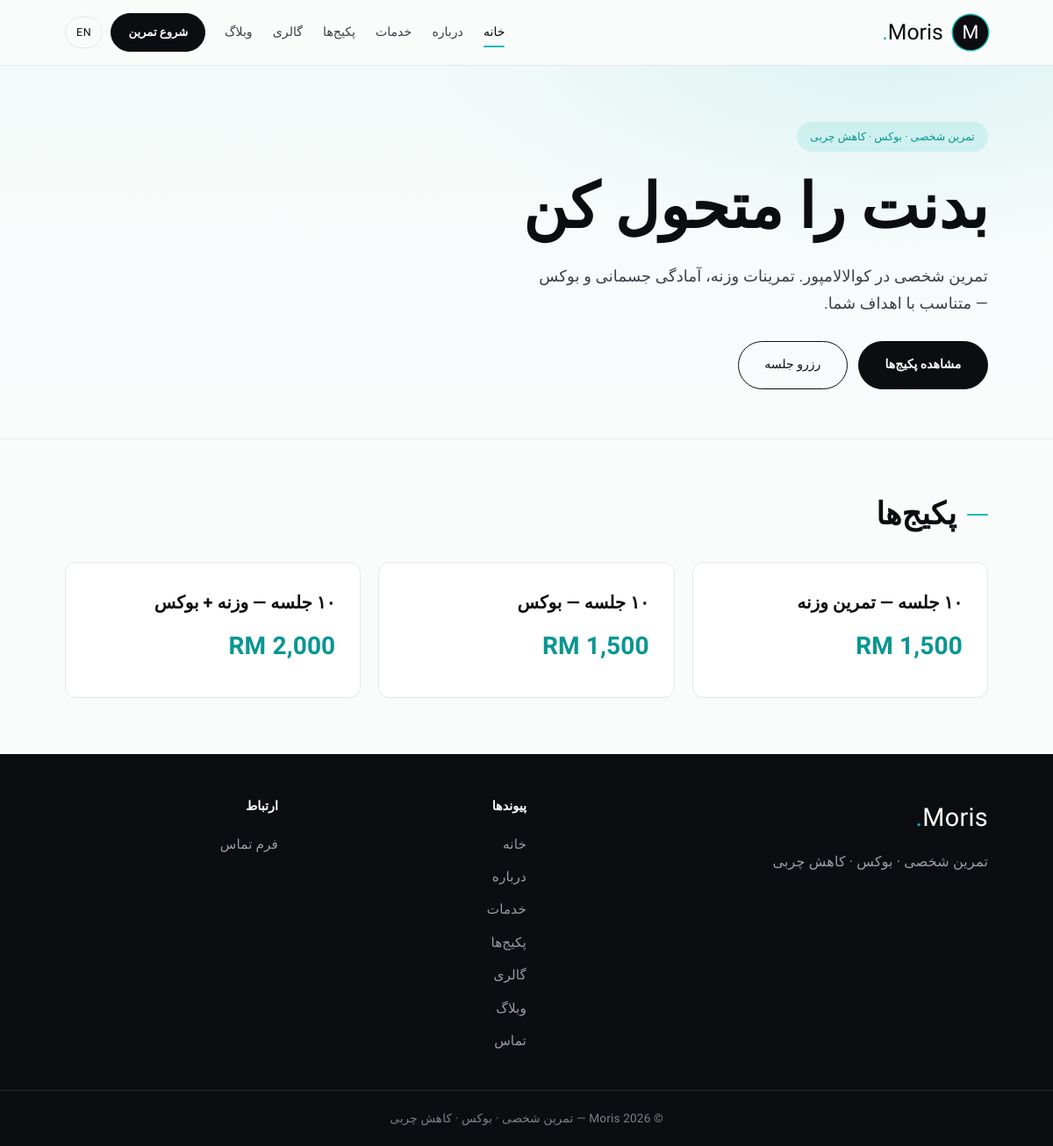
Page /fa/index.php on the committed database.
### tables this page shows
CREATE TABLE IF NOT EXISTS `site_settings` (
  `id` INT UNSIGNED NOT NULL AUTO_INCREMENT,
  `setting_key` VARCHAR(100) NOT NULL,
  `setting_value` TEXT NULL,
  `updated_at` DATETIME NOT NULL DEFAULT CURRENT_TIMESTAMP ON UPDATE CURRENT_TIMESTAMP,
  PRIMARY KEY (`id`),
  UNIQUE KEY `uq_setting_key` (`setting_key`)
);

CREATE TABLE IF NOT EXISTS `pages` (
  `id` INT UNSIGNED NOT NULL AUTO_INCREMENT,
  `slug` VARCHAR(50) NOT NULL,
  `title_en` VARCHAR(200) NOT NULL DEFAULT '',
  `title_fa` VARCHAR(200) NOT NULL DEFAULT '',
  `content_en` LONGTEXT NULL,
  `content_fa` LONGTEXT NULL,
  `meta_description_en` VARCHAR(300) NULL,
  `meta_description_fa` VARCHAR(300) NULL,
  `is_active` TINYINT(1) NOT NULL DEFAULT 1,
  `updated_at` DATETIME NOT NULL DEFAULT CURRENT_TIMESTAMP ON UPDATE CURRENT_TIMESTAMP,
  PRIMARY KEY (`id`),
  UNIQUE KEY `uq_page_slug` (`slug`)
);

CREATE TABLE IF NOT EXISTS `packages` (
  `id` INT UNSIGNED NOT NULL AUTO_INCREMENT,
  `name_en` VARCHAR(150) NOT NULL,
  `name_fa` VARCHAR(150) NOT NULL DEFAULT '',
  `description_en` TEXT NULL,
  `description_fa` TEXT NULL,
  `features_en` TEXT NULL COMMENT 'One feature per line',
  `features_fa` TEXT NULL COMMENT 'One feature per line',
  `price` DECIMAL(10,2) NOT NULL,
  `currency` VARCHAR(3) NOT NULL DEFAULT 'MYR' COMMENT 'MYR, USD, EUR',
  `sessions_count` INT UNSIGNED NULL COMMENT 'e.g. 10 sessions',
  `session_duration_min` INT UNSIGNED NULL DEFAULT 60,
  `includes_boxing` TINYINT(1) NOT NULL DEFAULT 0,
  `includes_weights` TINYINT(1) NOT NULL DEFAULT 1,
  `is_online` TINYINT(1) NOT NULL DEFAULT 0,
  `sort_order` INT NOT NULL DEFAULT 0,
  `is_active` TINYINT(1) NOT NULL DEFAULT 1,
  `created_at` DATETIME NOT NULL DEFAULT CURRENT_TIMESTAMP,
  `updated_at` DATETIME NOT NULL DEFAULT CURRENT_TIMESTAMP ON UPDATE CURRENT_TIMESTAMP,
  PRIMARY KEY (`id`)
);

### includes/functions.php (called while the page is built, shortened)
<?php
function e(?string $value): string
{
    return htmlspecialchars((string) $value, ENT_QUOTES, 'UTF-8');
}
function url(string $path = ''): string
{
    $path = ltrim($path, '/');
    $base = rtrim(BASE_PATH, '/');
    return $base . '/' . $path;
}
function get_active_packages(): array
{
    try {
        require_once __DIR__ . '/db.php';
        return db()->query(
            'SELECT * FROM packages WHERE is_active = 1 ORDER BY sort_order, id'
        )->fetchAll();
    } catch (Throwable) {
        return [];
    }
}
function format_price(float $price, string $currency): string
{
    $symbols = ['MYR' => 'RM', 'USD' => 'USD', 'EUR' => 'EUR'];
    $label = $symbols[$currency] ?? $currency;
    $amount = ($price == floor($price))
        ? number_format($price, 0)
        : number_format($price, 2);
    return $label . ' ' . $amount;
}
function get_page(string $slug): ?array
{
    try {
        require_once __DIR__ . '/db.php';
        $stmt = db()->prepare('SELECT * FROM pages WHERE slug = ? AND is_active = 1 LIMIT 1');
        $stmt->execute([$slug]);
        $page = $stmt->fetch();
        return $page ?: null;
    } catch (Throwable) {
        return null;
    }
}
function lang_field(array $row, string $base, string $lang): string
{
    $value = $row[$base . '_' . $lang] ?? '';
    return (string) $value;
}
function setting(string $key, ?string $default = null): ?string
{
    static $cache = [];
    if (array_key_exists($key, $cache)) {
        return $cache[$key];
    }
    try {
        require_once __DIR__ . '/db.php';
        $stmt = db()->prepare('SELECT setting_value FROM site_settings WHERE setting_key = ? LIMIT 1');
        $stmt->execute([$key]);
        $row = $stmt->fetch();
        $cache[$key] = $row ? $row['setting_value'] : $default;
    } catch (Throwable) {
        $cache[$key] = $default;
    }
    return $cache[$key];
}

### includes/db.php (called while the page is built, shortened)
<?php
function db(): PDO
{
    static $pdo = null;
    if ($pdo instanceof PDO) {
        return $pdo;
    }
    $port = defined('DB_PORT') ? (int) DB_PORT : 3306;
    $dsn = sprintf(
        'mysql:host=%s;port=%d;dbname=%s;charset=%s',
        DB_HOST,
        $port,
        DB_NAME,
        DB_CHARSET
    );
    $options = [
        PDO::ATTR_ERRMODE            => PDO::ERRMODE_EXCEPTION,
        PDO::ATTR_DEFAULT_FETCH_MODE => PDO::FETCH_ASSOC,
        PDO::ATTR_EMULATE_PREPARES   => false,
    ];
    $pdo = new PDO($dsn, DB_USER, DB_PASS, $options);
    $pdo->exec('SET NAMES utf8mb4 COLLATE utf8mb4_unicode_ci');
    return $pdo;
}

### fa/index.php (the view, shortened to what this page needs)
<?php
require_once dirname(__DIR__) . '/includes/functions.php';
$lang = 'fa';
$dir = 'rtl';
$activeNav = 'home';
$currentPage = '';
$page = get_page('home');
$title = $page ? lang_field($page, 'title', $lang) : SITE_NAME;
$content = $page ? lang_field($page, 'content', $lang) : '';
$tagline = setting('tagline_fa', '');
$packages = get_active_packages();
$heroImage = setting('hero_image', '');
$heroClass = 'hero' . ($heroImage !== '' ? ' hero--image' : '');
$heroStyle = $heroImage !== '' ? ' style="background-image:url(\'' . e(url($heroImage)) . '\')"' : '';
require dirname(__DIR__) . '/includes/public_header.php';
?>
<section class="<?= $heroClass ?>"<?= $heroStyle ?>>
    <div class="hero-inner">
        <?php if ($tagline !== ''): ?>
            <span class="eyebrow"><?= e($tagline) ?></span>
        <?php endif; ?>
        <?php if ($title !== ''): ?>
            <h1 class="hero-title"><?= e($title) ?></h1>
        <?php endif; ?>
        <?php if ($content !== ''): ?>
            <div class="content hero-content"><?= $content  ?></div>
        <?php else: ?>
            <p class="muted">هنوز محتوایی ثبت نشده است. از پنل مدیریت → صفحات → خانه وارد کنید.</p>
        <?php endif; ?>
        <p class="cta-row">
            <a class="btn-cta" href="<?= e(url($lang . '/packages.php')) ?>">مشاهده پکیج‌ها</a>
            <a class="btn-outline" href="<?= e(url($lang . '/contact.php')) ?>">رزرو جلسه</a>
        </p>
    </div>
</section>
<?php if ($packages): ?>
<section class="home-packages">
    <h2 class="section-title">پکیج‌ها</h2>
    <div class="package-grid">
        <?php foreach (array_slice($packages, 0, 3) as $p): ?>
            <a class="package-card package-card-link" href="<?= e(url($lang . '/packages.php')) ?>">
                <h3 class="package-name"><?= e(lang_field($p, 'name', $lang)) ?></h3>
                <div class="package-price"><?= e(format_price((float) $p['price'], $p['currency'])) ?></div>
            </a>
        <?php endforeach; ?>
    </div>
</section>
<?php endif; ?>
<?php
require dirname(__DIR__) . '/includes/public_footer.php';

### includes/public_header.php (shortened to what this page needs)
<?php
require_once __DIR__ . '/security.php';
$lang = $lang ?? DEFAULT_LANG;
$dir = $dir ?? ($lang === 'fa' ? 'rtl' : 'ltr');
$activeNav = $activeNav ?? '';
$currentPage = $currentPage ?? '';
$otherLang = $lang === 'en' ? 'fa' : 'en';
$brand = setting('site_name', SITE_NAME);
$isFa = ($lang === 'fa');
$menu = [
    'home'     => ['file' => '',             'label' => $isFa ? 'خانه'    : 'Home'],
    'about'    => ['file' => 'about.php',     'label' => $isFa ? 'درباره'  : 'About'],
    'services' => ['file' => 'services.php',  'label' => $isFa ? 'خدمات'   : 'Services'],
    'packages' => ['file' => 'packages.php',  'label' => $isFa ? 'پکیج‌ها' : 'Packages'],
    'gallery'  => ['file' => 'gallery.php',   'label' => $isFa ? 'گالری'    : 'Gallery'],
    'blog'     => ['file' => 'blog.php',      'label' => $isFa ? 'وبلاگ'    : 'Blog'],
];
$switchLabel = $isFa ? 'EN' : 'فا';
$ctaLabel = $isFa ? 'شروع تمرین' : 'Start training';
$brandInitial = mb_strtoupper(mb_substr($brand, 0, 1));
?>
<!DOCTYPE html>
<html lang="<?= e($lang) ?>" dir="<?= e($dir) ?>">
<head>
    <link rel="stylesheet" href="<?= e(url('assets/css/style.css')) ?>">
</head>
<body class="site">
<header class="site-header">
    <div class="site-header-inner">
        <a class="brand" href="<?= e(url($lang . '/')) ?>">
            <span class="brand-mark"><?= e($brandInitial) ?></span>
            <span class="brand-text"><?= e($brand) ?><span class="accent">.</span></span>
        </a>
        <nav class="site-nav">
            <?php foreach ($menu as $slug => $item): ?>
                <a href="<?= e(url($lang . '/' . $item['file'])) ?>"
                   class="nav-link <?= $activeNav === $slug ? 'is-active' : '' ?>"><?= e($item['label']) ?></a>
            <?php endforeach; ?>
            <a class="nav-cta <?= $activeNav === 'contact' ? 'is-active' : '' ?>" href="<?= e(url($lang . '/contact.php')) ?>"><?= e($ctaLabel) ?></a>
            <a class="lang-switch" href="<?= e(url($otherLang . '/' . $currentPage)) ?>"><?= e($switchLabel) ?></a>
        </nav>
    </div>
</header>
<main class="site-main">

### rows in the picture
site_settings: setting_value "Moris"
pages: title_fa "بدنت را متحول کن", content_fa "تمرین شخصی در کوالالامپور. تمرینات وزنه، آمادگی جسمانی و بوکس — متناسب با اهداف شما."
packages: name_fa "۱۰ جلسه — تمرین وزنه", format_price((float) $p['price'], $p['currency']) "RM 1,500"
packages: name_fa "۱۰ جلسه — بوکس", format_price((float) $p['price'], $p['currency']) "RM 1,500"
packages: name_fa "۱۰ جلسه — وزنه + بوکس", format_price((float) $p['price'], $p['currency']) "RM 2,000"

### other values in the picture
$brandInitial "M"
$item['label'] "خانه"
$item['label'] "درباره"
$item['label'] "خدمات"
$item['label'] "پکیج‌ها"
$item['label'] "گالری"
$item['label'] "وبلاگ"
$ctaLabel "شروع تمرین"
$switchLabel "EN"
$tagline "تمرین شخصی · بوکس · کاهش چربی"
$brand "Moris"
$exploreLabel "پیوندها"
$label "خانه"
$label "درباره"
$label "خدمات"
